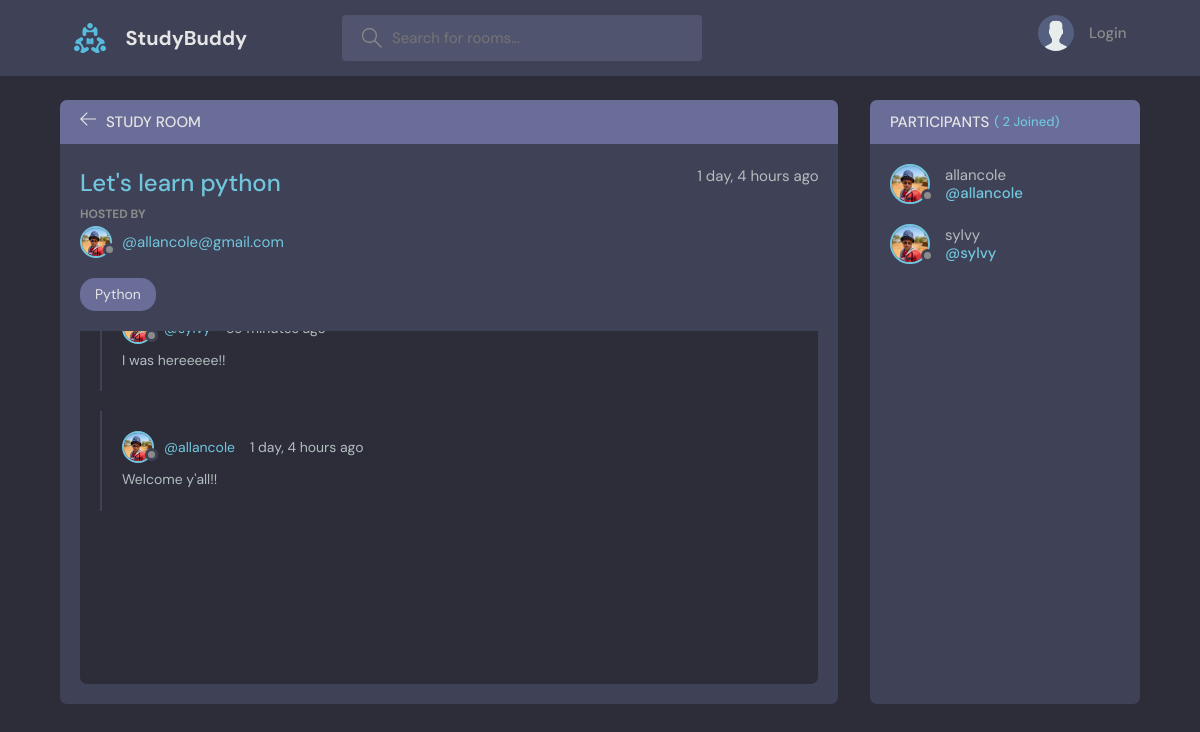
The page /room/1/ on the database its author committed.
### base/models.py (models this page shows, shortened)
class Room(models.Model):
    host = models.ForeignKey(User, on_delete=models.SET_NULL, null=True)
    topic = models.ForeignKey(Topic, on_delete=models.SET_NULL, null=True)
    name = models.CharField(max_length=200)
    description = models.TextField(null=True, blank=True)
    participants = models.ManyToManyField(User, related_name='participants', blank=True)
    updated = models.DateTimeField(auto_now=True)
    created = models.DateTimeField(auto_now_add=True)
    class Meta:
        ordering = ['-updated', '-created'] # ordering the latest to be ontop

class User(AbstractUser):
    name = models.CharField(max_length=200, null=True)
    email = models.EmailField(unique=True, null=True)
    bio = models.TextField(null=True)
    avatar = models.ImageField(null=True, default="avatar.svg")
    USERNAME_FIELD = 'email'
    REQUIRED_FIELDS = []

class Topic(models.Model):
    name = models.CharField(max_length=200)
    def __str__(self):
        return self.name

class Message(models.Model):
    user = models.ForeignKey(User, on_delete=models.CASCADE)
    room = models.ForeignKey(Room, on_delete=models.CASCADE)
    body = models.TextField()
    updated = models.DateTimeField(auto_now=True)
    created = models.DateTimeField(auto_now_add=True)
    class Meta:
        ordering = ['-updated', '-created'] # ordering the latest to be ontop

### base/views.py (the view, shortened to what this page needs)
# urls.py: path('room/<str:pk>/', views.room, name="room"),
def room(request, pk):
    room = Room.objects.get(id=pk)
    comments = room.message_set.all().order_by('-created')
    participants = room.participants.all()
    context = {'room': room, 'comments': comments, 'participants':participants}
    return render(request, 'base/room.html', context)

### base/templates/base/room.html (shortened to what this page needs)
{% extends 'main.html' %}
{% block content %}
<main class="profile-page layout layout--2">
    <div class="container">
        <div class="room">
            <div class="room__top">
              <div class="room__topLeft">
                <a href="{% url 'home' %}">
                  <svg version="1.1" xmlns="http://www.w3.org/2000/svg" width="32" height="32" viewBox="0 0 32 32">
                    <title>arrow-left</title>
                    <path
                      d="M13.723 2.286l-13.723 13.714 13.719 13.714 1.616-1.611-10.96-10.96h27.625v-2.286h-27.625l10.965-10.965-1.616-1.607z"
                    ></path>
                  </svg>
                </a>
                <h3>Study Room</h3>
              </div>
            </div>
            <div class="room__box scroll">
              <div class="room__header scroll">
                <div class="room__info">
                  <h3>{{ room.name }}</h3>
                  <span>{{ room.created|timesince }} ago</span>
                </div>
                <div class="room__hosted">
                  <p>Hosted By</p>
                  <a href="{% url 'user-profile' room.host.id %}" class="room__author">
                    <div class="avatar avatar--small">
                      <img src="{{ room.host.avatar.url }}" />
                    </div>
                    <span>@{{ room.host }}</span>
                  </a>
                </div>
                <span class="room__topics">{{ room.topic }}</span>
              </div>
              <div class="room__conversation">
                <div class="threads scroll">
                  {% for comment in comments %}
                  <div class="thread">
                    <div class="thread__top">
                      <div class="thread__author">
                        <a href="{% url 'user-profile' comment.user.id %}" class="thread__authorInfo">
                          <div class="avatar avatar--small">
                            <img src="{{ room.host.avatar.url }}" />
                          </div>
                          <span>@{{ comment.user.username }}</span>
                        </a>
                        <span class="thread__date">{{comment.created|timesince}} ago</span>
                      </div>
                    </div>
                    <div class="thread__details">
                      {{ comment.body }}
                    </div>
                  </div>
                  {% endfor %}
                </div>
              </div>
            </div>
        </div>
        <div class="participants">
            <h3 class="participants__top">Participants <span>( {{participants.count}} Joined)</span></h3>
            <div class="participants__list scroll">
              {% for participant in participants %}
              <a href="{% url 'user-profile' participant.id  %}" class="participant">
                <div class="avatar avatar--medium">
                  <img src="{{ room.host.avatar.url }}" />
                </div>
                <p>
                  {{ participant.username }}
                  <span>@{{ participant.username }}</span>
                </p>
              </a>
              {% endfor %}
            </div>
        </div>
    </div>
  </main>
{% endblock %}

### rows shown on the page
Room: name "Let's learn python", created "1 day, 4 hours", host.avatar (picture), host "allancole@gmail.com", topic "Python"
Message: body "I was hereeeee!!"
Message: host.avatar (picture), user.username "allancole", created "1 day, 4 hours", body "Welcome y'all!!"
User: host.avatar (picture), username "allancole"
User: host.avatar (picture), username "sylvy"

### other values the page prints
{{ participants.count }} "2"
